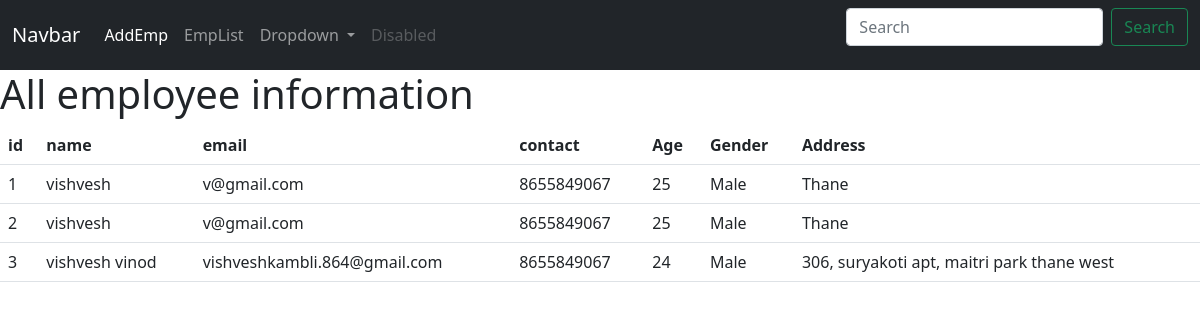
The page /elist on the database its author committed.
### cbvapp/models.py (models this page shows)
class Emp(models.Model):
    name=models.CharField(max_length=30)
    email=models.CharField(max_length=30)
    contact=models.CharField(max_length=30)
    age=models.IntegerField()
    gender=models.CharField(max_length=30)
    address=models.TextField(max_length=300)
    class Meta:
        db_table='emp'

### cbvapp/views.py (the view)
# urls.py: path('elist',v.elist.as_view()),
class elist(ListView):
    model=Emp
    template_name='emplist.html'

### cbvapp/Templates/emplist.html
{%include 'navbar.html'%}
<h1>All employee information</h1>
<table class="table">
    <tr>
        <th>id</th>
        <th>name</th>
        <th>email</th>
        <th>contact</th>
        <th>Age</th>
        <th>Gender</th>
        <th>Address</th>
    </tr>
    {%for i in object_list%}
    <tr>
        <td>{{i.id}}</td>
        <td>{{i.name}}</td>
        <td>{{i.email}}</td>
        <td>{{i.contact}}</td>
        <td>{{i.age}}</td>
        <td>{{i.gender}}</td>
        <td>{{i.address}}</td>
    </tr>
    {%endfor%}
</table>

### cbvapp/Templates/navbar.html (shortened to what this page needs)
{%load static%}
<link rel="stylesheet" href="{%static 'css/bmin.css'%}">
<nav class="navbar navbar-expand-lg navbar-dark bg-dark">
    <div class="container-fluid">
      <a class="navbar-brand" href="#">Navbar</a>
      <div class="collapse navbar-collapse" id="navbarSupportedContent">
        <ul class="navbar-nav me-auto mb-2 mb-lg-0">
          <li class="nav-item">
            <a class="nav-link active" aria-current="page" href="addemp">AddEmp</a>
          </li>
          <li class="nav-item">
            <a class="nav-link" href="elist">EmpList</a>
          </li>
          <li class="nav-item dropdown">
            <a class="nav-link dropdown-toggle" href="#" id="navbarDropdown" role="button" data-bs-toggle="dropdown" aria-expanded="false">
              Dropdown
            </a>
          </li>
          <li class="nav-item">
            <a class="nav-link disabled">Disabled</a>
          </li>
        </ul>
        <form class="d-flex">
          <input class="form-control me-2" type="search" placeholder="Search" aria-label="Search">
          <button class="btn btn-outline-success" type="submit">Search</button>
        </form>
      </div>
    </div>
  </nav>

### rows shown on the page
Emp: id "1", name "vishvesh", email "v@gmail.com", contact "8655849067", age "25", gender "Male", address "Thane"
Emp: id "2", name "vishvesh", email "v@gmail.com", contact "8655849067", age "25", gender "Male", address "Thane"
Emp: id "3", name "vishvesh vinod", email "vishveshkambli.864@gmail.com", contact "8655849067", age "24", gender "Male", address "306, suryakoti apt, maitri park thane west"
